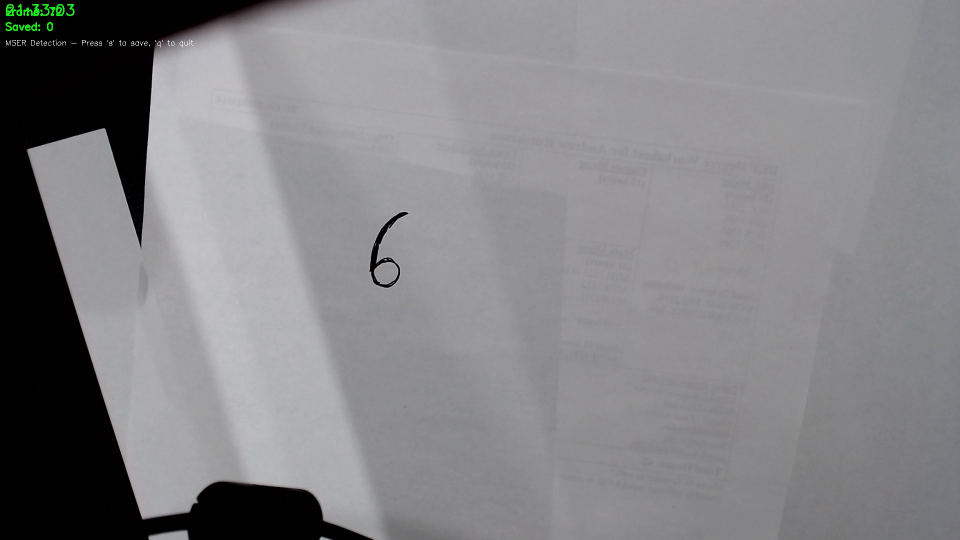
#> input picture camera/testing/mser_test_20250915_213256/mser_001_01_original.jpg, 1920 x 1080 px (shown at 1/2 size)
$ python mser_digit_detection_accurate.py mser_test_20250915_213256/mser_001_01_original.jpg
#> lines starting #> are read from the running program, lines starting #| are printed output that depends on the picture
#> in test_accurate_detection, frame is the input picture: shape (1080, 1920, 3); mean B, G, R 133.1, 130.9, 131
#!/usr/bin/env python3
"""
Accurate MSER-based Digit Detection

This module implements an MSER-based digit detector optimized for accuracy
while maintaining reasonable speed. Designed to detect multiple digits of
various sizes and thicknesses.

Key features:
- Multi-scale detection for various digit sizes
- Enhanced MSER parameters for better accuracy
- Improved border weighting
- Better duplicate removal
- Support for thin and thick digits
- Multiple detection passes for comprehensive coverage
"""

import cv2
import numpy as np
import os
import sys
from typing import List, Tuple, Optional
from datetime import datetime

class AccurateMSERDigitDetector:
    def __init__(self):
        # MSER parameters optimized for accuracy and multiple digit detection
        self.mser = cv2.MSER_create(
            delta=4,           # Balanced delta for good detection
            min_area=100,      # Small enough for thin digits
            max_area=50000,    # Large enough for big digits
            max_variation=0.25, # Lower variation for better accuracy
            min_diversity=0.2,  # Balanced diversity
            max_evolution=200,  # More evolution for better detection
            area_threshold=1.01,
            min_margin=0.003,
            edge_blur_size=5   # Standard blur
        )

        # Multi-scale detection parameters
        self.detection_scales = [0.5, 0.75, 1.0]  # Multiple scales for different sizes

        # Digit filtering parameters - more lenient for various sizes
        self.min_aspect_ratio = 0.15  # Very lenient for thin digits
        self.max_aspect_ratio = 3.0   # Very lenient for wide digits
        self.min_size = 15            # Small minimum for thin digits
        self.max_size = 300           # Large maximum for big digits

        # Border weighting parameters
        self.border_margin = 0.1  # 10% margin from edges
        self.center_weight = 1.0
        self.border_weight = 0.2  # Lower weight for border regions

        # Duplicate removal parameters
        self.overlap_threshold = 0.3  # 30% overlap threshold

    def create_border_weight_mask(self, height: int, width: int) -> np.ndarray:
        """
        Create a sophisticated border weight mask
        """
        mask = np.ones((height, width), dtype=np.float32)

        # Calculate border margins
        margin_h = int(height * self.border_margin)
        margin_w = int(width * self.border_margin)

        # Create smooth weighting from center to border
        center_y, center_x = height // 2, width // 2
        max_dist = np.sqrt(center_x**2 + center_y**2)

        for y in range(height):
            for x in range(width):
                # Distance from center
                dist_from_center = np.sqrt((x - center_x)**2 + (y - center_y)**2)

                # Distance from nearest border
                dist_from_border = min(x, y, width - x - 1, height - y - 1)

                # Combined weighting
                center_factor = 1.0 - (dist_from_center / max_dist) * 0.2
                border_factor = min(1.0, dist_from_border / min(margin_w, margin_h))

                mask[y, x] = center_factor * border_factor

        return mask

    def preprocess_frame_accurate(self, frame: np.ndarray, scale: float = 1.0) -> Tuple[np.ndarray, np.ndarray, np.ndarray]:
        """
        Accurate preprocessing with optional scaling
        """
        # Convert to grayscale
        if len(frame.shape) == 3:
            gray = cv2.cvtColor(frame, cv2.COLOR_BGR2GRAY)
        else:
            gray = frame.copy()

        # Apply scaling if needed
        if scale != 1.0:
            new_height = int(gray.shape[0] * scale)
            new_width = int(gray.shape[1] * scale)
            gray_scaled = cv2.resize(gray, (new_width, new_height))
        else:
            gray_scaled = gray

        # Apply morphological operations to enhance digit visibility
        # This helps with both thin and thick digits
        kernel = cv2.getStructuringElement(cv2.MORPH_ELLIPSE, (2, 2))
        morphed = cv2.morphologyEx(gray_scaled, cv2.MORPH_CLOSE, kernel)

        # Gaussian blur for noise reduction
        blurred = cv2.GaussianBlur(morphed, (3, 3), 0)

        # Create border weight mask
        border_mask = self.create_border_weight_mask(blurred.shape[0], blurred.shape[1])

        return gray, blurred, border_mask

    def detect_mser_regions_accurate(self, blurred: np.ndarray, border_mask: np.ndarray) -> List[Tuple[np.ndarray, Tuple[int, int, int, int], float]]:
        """
        Accurate MSER region detection with comprehensive filtering
        """
        # Detect MSER regions
        regions, _ = self.mser.detectRegions(blurred)

        digit_regions = []

        for region in regions:
            # Get bounding rectangle
            x, y, w, h = cv2.boundingRect(region.reshape(-1, 1, 2))

            # Calculate properties
            area = cv2.contourArea(region.reshape(-1, 1, 2))
            aspect_ratio = w / h if h > 0 else 0

            # Comprehensive filtering
            if (self.min_size < w < self.max_size and
                self.min_size < h < self.max_size and
                self.min_aspect_ratio < aspect_ratio < self.max_aspect_ratio):

                # Calculate weight score
                if y + h <= border_mask.shape[0] and x + w <= border_mask.shape[1]:
                    weight_score = np.mean(border_mask[y:y+h, x:x+w])
                else:
                    weight_score = 0

                # Lenient threshold for better detection
                if weight_score > 0.2:
                    # Create mask
                    mask = np.zeros(blurred.shape, dtype=np.uint8)
                    cv2.fillPoly(mask, [region.reshape(-1, 1, 2)], 255)

                    digit_regions.append((mask, (x, y, w, h), weight_score))

        # Sort by weight score
        digit_regions.sort(key=lambda x: x[2], reverse=True)

        return digit_regions

    def remove_duplicates_accurate(self, digit_regions: List[Tuple[np.ndarray, Tuple[int, int, int, int], float]]) -> List[Tuple[np.ndarray, Tuple[int, int, int, int], float]]:
        """
        Accurate duplicate removal with overlap calculation
        """
        if not digit_regions:
            return []

        filtered_regions = []

        for mask, bbox, weight_score in digit_regions:
            x1, y1, w1, h1 = bbox

            # Check overlap with already selected regions
            is_duplicate = False
            for _, existing_bbox, _ in filtered_regions:
                x2, y2, w2, h2 = existing_bbox

                # Calculate overlap
                overlap_x = max(0, min(x1 + w1, x2 + w2) - max(x1, x2))
                overlap_y = max(0, min(y1 + h1, y2 + h2) - max(y1, y2))
                overlap_area = overlap_x * overlap_y

                # Calculate areas
                area1 = w1 * h1
                area2 = w2 * h2

                # Check if overlap exceeds threshold
                if overlap_area > self.overlap_threshold * min(area1, area2):
                    is_duplicate = True
                    break

            if not is_duplicate:
                filtered_regions.append((mask, bbox, weight_score))

        return filtered_regions

    def extract_digit_region_accurate(self, frame: np.ndarray, rect: Tuple[int, int, int, int], scale: float = 1.0) -> np.ndarray:
        """
        Accurate digit region extraction with proper scaling and validation
        """
        x, y, w, h = rect

        # Scale back to original size if needed
        if scale != 1.0:
            x = int(x / scale)
            y = int(y / scale)
            w = int(w / scale)
            h = int(h / scale)

        # Add padding
        padding = 8
        x = max(0, x - padding)
        y = max(0, y - padding)
        w = min(frame.shape[1] - x, w + 2 * padding)
        h = min(frame.shape[0] - y, h + 2 * padding)

        # Validate coordinates
        if w <= 0 or h <= 0 or x < 0 or y < 0 or x + w > frame.shape[1] or y + h > frame.shape[0]:
            # Return a default 28x28 black image if coordinates are invalid
            return np.zeros((28, 28), dtype=np.uint8)

        # Extract region
        digit_roi = frame[y:y+h, x:x+w]

        # Validate extracted region
        if digit_roi.size == 0:
            # Return a default 28x28 black image if extraction failed
            return np.zeros((28, 28), dtype=np.uint8)

        return digit_roi

    def preprocess_digit_accurate(self, digit_roi: np.ndarray) -> np.ndarray:
        """
        Accurate digit preprocessing with validation
        """
        # Validate input
        if digit_roi is None or digit_roi.size == 0:
            # Return a default normalized image
            return np.zeros((28, 28), dtype=np.float32)

        # Convert to grayscale if needed
        if len(digit_roi.shape) == 3:
            if digit_roi.shape[2] == 3:  # BGR image
                gray = cv2.cvtColor(digit_roi, cv2.COLOR_BGR2GRAY)
            else:
                gray = digit_roi[:,:,0]  # Take first channel
        else:
            gray = digit_roi.copy()

        # Validate grayscale image
        if gray is None or gray.size == 0:
            return np.zeros((28, 28), dtype=np.float32)

        # Resize to 28x28
        resized = cv2.resize(gray, (28, 28))

        # Invert colors
        inverted = cv2.bitwise_not(resized)

        # Normalize to [0, 1] range
        normalized = inverted.astype(np.float32) / 255.0

        return normalized

    def detect_digits_multi_scale(self, frame: np.ndarray) -> List[Tuple[np.ndarray, Tuple[int, int, int, int]]]:
        """
        Multi-scale digit detection for various sizes
        """
        # Validate input frame
        if frame is None or frame.size == 0:
            return []

        all_detections = []

        # Detect at multiple scales
        for scale in self.detection_scales:
            try:
                # Preprocess at this scale
                gray, blurred, border_mask = self.preprocess_frame_accurate(frame, scale)

                # Validate preprocessed images
                if blurred is None or blurred.size == 0:
                    continue

                # Detect regions at this scale
                mser_regions = self.detect_mser_regions_accurate(blurred, border_mask)

                # Remove duplicates at this scale
                filtered_regions = self.remove_duplicates_accurate(mser_regions)

                # Process results
                for mask, rect, weight_score in filtered_regions:
                    # Scale rectangle back to original size
                    x, y, w, h = rect
                    if scale != 1.0:
                        x = int(x / scale)
                        y = int(y / scale)
                        w = int(w / scale)
                        h = int(h / scale)
                        rect = (x, y, w, h)

                    # Validate scaled rectangle
                    if w <= 0 or h <= 0 or x < 0 or y < 0:
                        continue

                    # Extract and preprocess digit
                    digit_roi = self.extract_digit_region_accurate(frame, rect, scale)
                    preprocessed = self.preprocess_digit_accurate(digit_roi)

                    all_detections.append((preprocessed, rect, weight_score))

            except Exception as e:
                # Skip this scale if there's an error
                print(f"⚠️ Error processing scale {scale}: {e}")
                continue
#> this loop made 3 passes
#> pass 1, in preprocess_frame_accurate, `gray_scaled = cv2.resize(gray, (new_width, new_height))`:
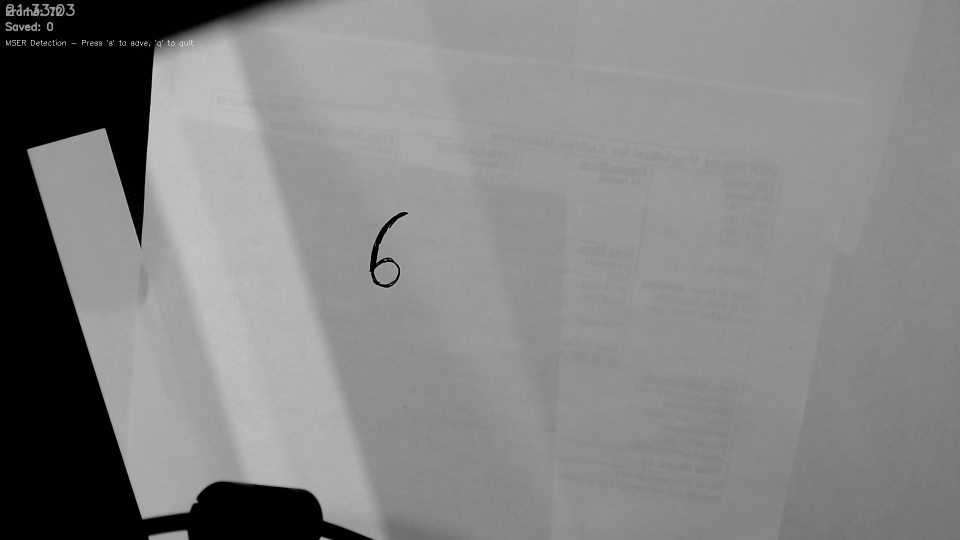
#> gray_scaled: shape (540, 960); min 0, max 255, mean 131.2
#> after the loop:
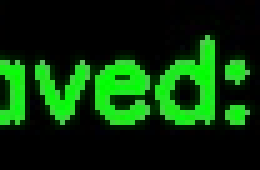
#> digit_roi: shape (34, 52, 3) (shown 5 times larger); mean B, G, R 8, 52.3, 7.8
#> after the loop, all_detections = 4 items

        # Remove duplicates across all scales
        if all_detections:
            # Sort by weight score
            all_detections.sort(key=lambda x: x[2], reverse=True)

            # Remove duplicates across scales
            final_detections = []
            for preprocessed, rect, weight_score in all_detections:
                x1, y1, w1, h1 = rect

                # Check overlap with already selected regions
                is_duplicate = False
                for _, existing_rect, _ in final_detections:
                    x2, y2, w2, h2 = existing_rect

                    # Calculate overlap
                    overlap_x = max(0, min(x1 + w1, x2 + w2) - max(x1, x2))
                    overlap_y = max(0, min(y1 + h1, y2 + h2) - max(y1, y2))
                    overlap_area = overlap_x * overlap_y

                    # Calculate areas
                    area1 = w1 * h1
                    area2 = w2 * h2

                    # Check if overlap exceeds threshold
                    if overlap_area > self.overlap_threshold * min(area1, area2):
                        is_duplicate = True
                        break

                if not is_duplicate:
                    final_detections.append((preprocessed, rect))
#> this loop made 2 passes
#> (weight_score, x1, y1, w1, h1) on passes 1 to 2: (0.966, 752, 526, 46, 44), (0.966, 750, 526, 46, 42)
#> after the loop, final_detections = 1 item

            return final_detections

        return []

    def detect_digits(self, frame: np.ndarray) -> List[Tuple[np.ndarray, Tuple[int, int, int, int]]]:
        """
        Main digit detection function using multi-scale approach
        """
        return self.detect_digits_multi_scale(frame)

    def visualize_detection(self, frame: np.ndarray, results: List[Tuple[np.ndarray, Tuple[int, int, int, int]]]) -> np.ndarray:
        """
        Visualization with size indicators
        """
        vis_frame = frame.copy()

        for i, (preprocessed, rect) in enumerate(results):
            x, y, w, h = rect

            # Draw bounding box with color based on size
            if w * h < 1000:  # Small digits
                color = (0, 255, 255)  # Yellow
            elif w * h < 5000:  # Medium digits
                color = (0, 255, 0)    # Green
            else:  # Large digits
                color = (255, 0, 0)    # Red

            thickness = 2
            cv2.rectangle(vis_frame, (x, y), (x + w, y + h), color, thickness)

            # Add label with size info
            label = f"Digit {i+1} ({w}x{h})"
            label_size = cv2.getTextSize(label, cv2.FONT_HERSHEY_SIMPLEX, 0.6, 2)[0]

            # Draw label background
            cv2.rectangle(vis_frame, (x, y - label_size[1] - 10),
                         (x + label_size[0], y), color, -1)

            # Draw label text
            cv2.putText(vis_frame, label, (x, y - 5),
                       cv2.FONT_HERSHEY_SIMPLEX, 0.6, (0, 0, 0), 2)

        return vis_frame

def test_accurate_detection():
    """
    Test function for accurate MSER detection
    """
    if len(sys.argv) != 2:
        print("Usage: python3 mser_digit_detection_accurate.py <image_file>")
        print("Example: python3 mser_digit_detection_accurate.py test_image.jpg")
        sys.exit(1)

    image_path = sys.argv[1]
    if not os.path.exists(image_path):
        print(f"Error: Image file {image_path} not found")
        sys.exit(1)

    # Load image
    frame = cv2.imread(image_path)
    if frame is None:
        print(f"Error: Could not load image {image_path}")
        sys.exit(1)

    # Test accurate detection
    detector = AccurateMSERDigitDetector()

    # Time the detection
    import time
    start_time = time.time()
    results = detector.detect_digits(frame)
    end_time = time.time()

    print(f"Accurate MSER detection completed in {end_time - start_time:.3f} seconds")
    print(f"Found {len(results)} potential digits")

    # Visualize results
    vis_frame = detector.visualize_detection(frame, results)

    # Show results
    cv2.imshow("Accurate MSER Digit Detection", vis_frame)
    cv2.waitKey(0)
    cv2.destroyAllWindows()

    print("Accurate detection test completed!")

if __name__ == "__main__":
#> (the run stopped early here; a loop or call above may not have finished)

$ run again, on camera/testing/mser_test_20250915_213256/mser_001_07_digit_0_roi.jpg
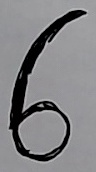
#> input picture camera/testing/mser_test_20250915_213256/mser_001_07_digit_0_roi.jpg, 96 x 172 px
#> in test_accurate_detection, frame is the input picture: shape (172, 96, 3); mean B, G, R 133.1, 130.7, 130.9
#> after the loop in detect_digits_multi_scale, `for scale in self.detection_scales:`:
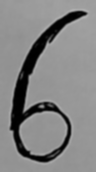
#> blurred: shape (172, 96); min 0, max 178, mean 131.2
#> after the loop in detect_digits_multi_scale, `for scale in self.detection_scales:`:
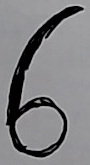
#> digit_roi: shape (165, 90, 3); mean B, G, R 130.7, 128.4, 128.7
#> after the loop in detect_digits_multi_scale, `for scale in self.detection_scales:`: all_detections = 3 items
#> the loop in detect_digits_multi_scale, `for preprocessed, rect, weight_score in all_detections:` made 2 passes
#> (weight_score, x1, y1, w1, h1) on passes 1 to 2: (0.922, 14, 14, 66, 124), (0.918, 12, 13, 72, 130)
#> after the loop in detect_digits_multi_scale, `for preprocessed, rect, weight_score in all_detections:`: final_detections = 1 item
